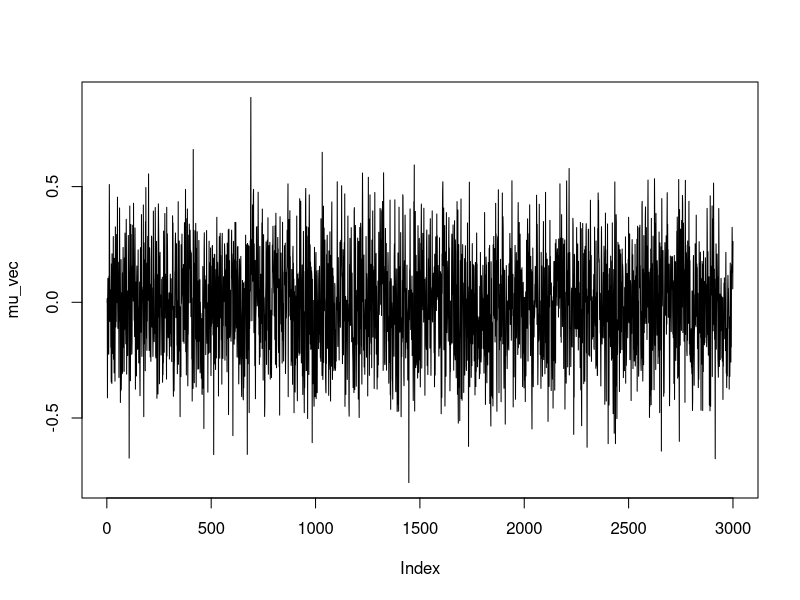

Generate this figure with R:
## ---- chunk 1
h_sq = 0.5

covmat = c(1-h_sq, 0,        0,        0,
           0,      h_sq,     1/2*h_sq, 1/2*h_sq,
           0,      1/2*h_sq, 1,        0,
           0,      1/2*h_sq, 0,        1)


covmat = matrix(covmat, ncol=4, nrow=4)


mult_mat_l_g = c(0,1,0,0,
                 1,1,0,0,
                 0,0,1,0,
                 0,0,0,1)

mult_mat_l = c(1,1,0,0,
               0,1,0,0,
               0,0,1,0,
               0,0,0,1)

mult_mat_l = c(1,0,0,0,
               0,1,0,0,
               0,0,1,0,
               0,0,0,1)

mult_mat_l_p1 = c(0,0,1,0,
                  0,1,0,0,
                  1,1,0,0,
                  0,0,0,1)

mult_mat_l_p2 = c(0,0,0,1,
                  0,1,0,0,
                  1,1,0,0,
                  0,0,1,0)

names = list('l_g', 'l', 'l_p1', 'l_p2')
mult_mat = list('l_g'=matrix(mult_mat_l_g, ncol=4, nrow=4), 
                'l'=matrix(mult_mat_l, ncol=4, nrow=4), 
                'l_p1'=matrix(mult_mat_l_p1, ncol=4, nrow=4),
                'l_p2'=matrix(mult_mat_l_p2, ncol=4, nrow=4))

## ---- chunk 2
calc_distribution = function(sigma){
  n = nrow(sigma)
  sigma_bar = sigma[1,1] - sigma[1 , 2:n] %*% solve(sigma[2:n , 2:n]) %*% sigma[2:n , 1]
  mu_mult_bar = sigma[1 , 2:n] %*% solve(sigma[2:n , 2:n])
  return(list('sigma'=sigma_bar, 'mu_mult'=mu_mult_bar))
  }
## ---- chunk 3
k = nrow(covmat)
const_list = list(rep(0, k))
i=0

for (mat in mult_mat){
  i= i+1
  alg = mat %*% covmat %*% t(mat)
  const = calc_distribution(alg)
  const_list[[i]] = const
  
}

## ---- chunk 4
N = 3000
M = 1e5
## ---- chunk 5
liabil = c(0,0,0,0)
mu_vec = rep(0, N)

for (i in 1:N) {
  for (j in 1:k) {
    
    sigma = const_list[[j]][[1]]
    mu_mult = const_list[[j]][[2]]
    
    mu = mu_mult %*% liabil[-j]
    if (j == 1){
      mu_vec[i] = mu
    }
      
    liabil[j] = rnorm(1, mu, sigma)
    
  }
}
## ---- chunk 6
liabil
## ---- chunk 7
plot(mu_vec, type='l')
